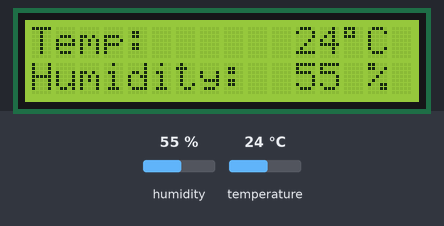
A sketch run on a simulated Arduino Uno, built with avr-gcc and run on an emulated ATmega328P. On the bench: 16×2 character LCD. Inputs (shaded band) come from the test bench; at power-on: humidity 55 %, temperature 24 °C.

Above: at 1.2 s.
1.3 s: humidity set to 22 %
At 3.3 s:
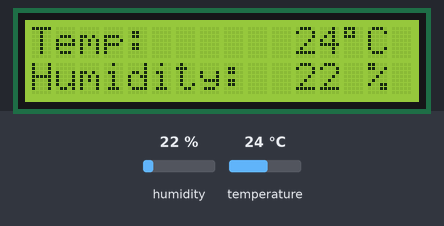
3.6 s: temperature set to 12 °C
At 4.7 s:
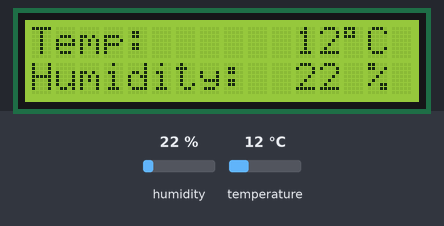
5.7 s: humidity set to 40 %
At 7.0 s:
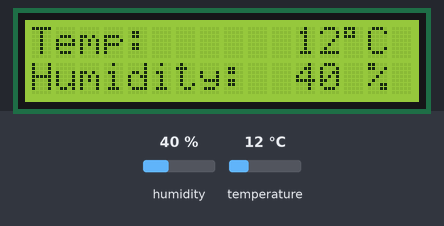
7.7 s: temperature set to 19 °C
At 9.4 s:
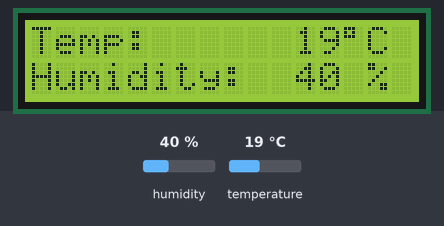
Timing chart, 0 to 10.8 s (numbered marks = the images above; inputs shaded):
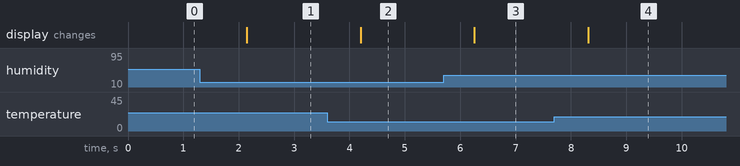

Measured:
- after the input at 1.3 s, the display: changes after 0.85 s (image 1)
- after the input at 3.6 s, the display: changes after 0.60 s (image 2)
- after the input at 5.7 s, the display: changes after 0.56 s (image 3)
- after the input at 7.7 s, the display: changes after 0.61 s (image 4)

The sketch:

temperature_humidity_DHT11_LCD.ino
```cpp
/********************************************
Dependencies:
  Hardware:
    DHT11 temperature and humidity sensor
    LCD display (16x2)
  Libraries:
    DHTlib by Rob Tillaart
    http://arduino.cc/playground/Main/DHTLib
*********************************************/

#include <LiquidCrystal.h>
#include <dht.h>

#define signal_pin 2
const int rs = 7, en = 8, d4 = 9, d5 = 10, d6 = 11, d7 = 12;
LiquidCrystal lcd(rs, en, d4, d5, d6, d7);
dht DHT;

void setup() {
  lcd.begin(16,2);
}

void loop() {
  lcd.setCursor(0,0);
  lcd.print("Temp:      ");
  DHT.read11(signal_pin);
  lcd.print((int)DHT.temperature);
  lcd.print((char)223);
  lcd.print("C");
  lcd.setCursor(0,1);
  lcd.print("Humidity:  ");
  lcd.print((int)DHT.humidity);
  lcd.print(" %");
  delay(1000);
}
```
